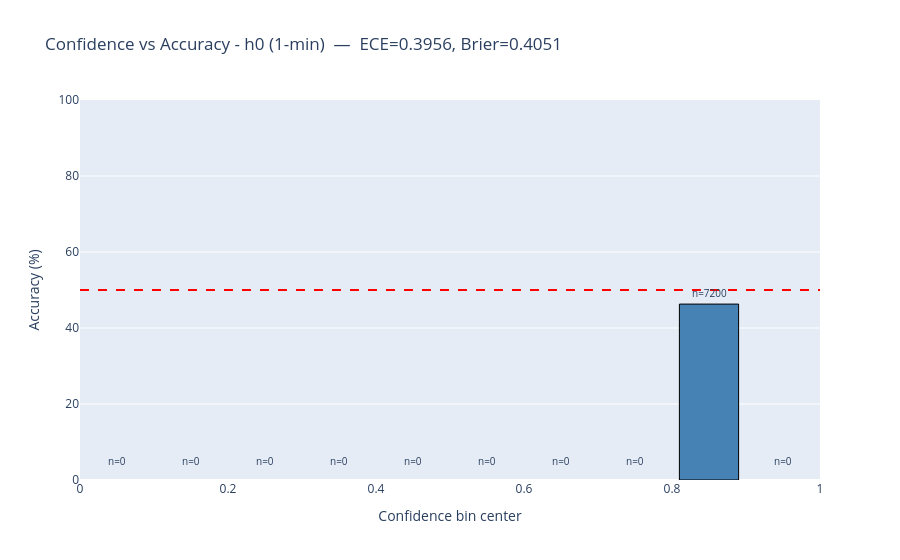
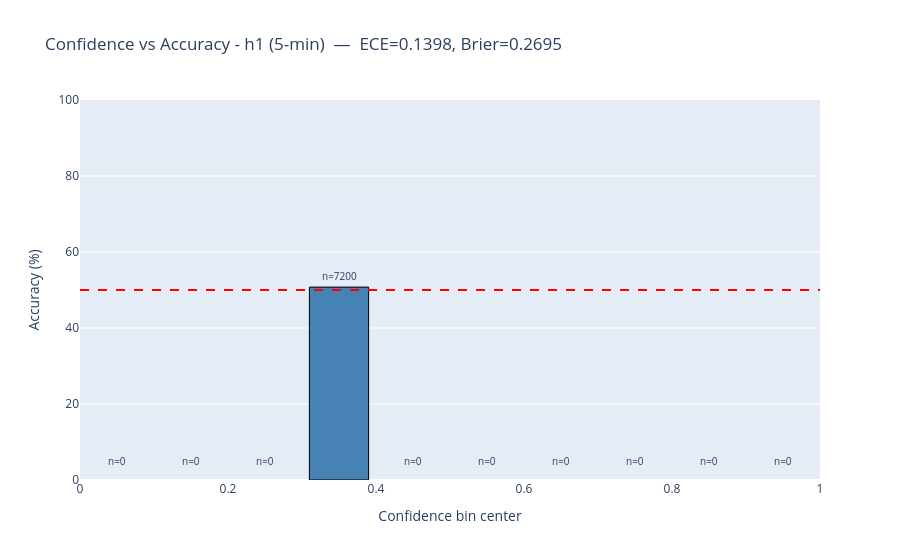
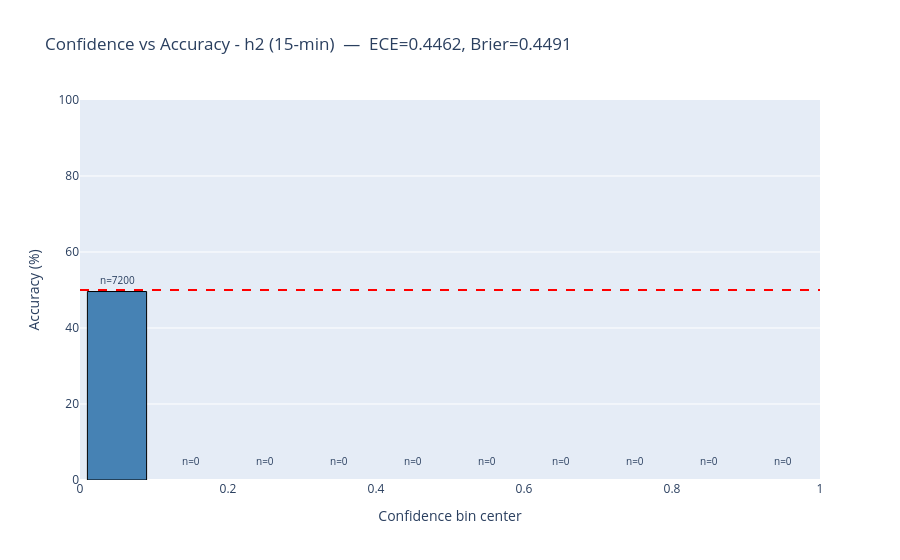

The code cell stored with these charts, in order, in its notebook:
### Code cell
# ========================================================================
# IMPROVED: Confidence-Accuracy (per-horizon) + ECE (inclusive last bin)
# - Shows sample counts per bin, flags low-count bins, computes numeric ECE
# - Uses Plotly for interactive visualization and annotations
# ========================================================================

import plotly.graph_objects as go


def compute_ece(conf_vals, correct, n_bins=10):
    conf_vals = np.clip(conf_vals, 0.0, 1.0)
    n = len(conf_vals)
    if n == 0:
        return np.nan
    ece_val = 0.0
    for i in range(n_bins):
        lb = i / n_bins
        ub = 1.0 if i == n_bins - 1 else (i + 1) / n_bins
        if i == n_bins - 1:
            mask = (conf_vals >= lb) & (conf_vals <= ub)
        else:
            mask = (conf_vals >= lb) & (conf_vals < ub)
        cnt = mask.sum()
        if cnt == 0:
            continue
        bin_acc = correct[mask].mean()
        bin_conf = conf_vals[mask].mean()
        ece_val += (cnt / n) * abs(bin_acc - bin_conf)
    return float(ece_val)

print('\n[ENHANCED] Confidence-Accuracy + ECE per horizon:')
for h_label, conf_vals, true_dir, pred_dir in [
    ("h0 (1-min)", conf_h0, true_dir_h0, pred_dir_h0),
    ("h1 (5-min)", conf_h1, true_dir_h1, pred_dir_h1),
    ("h2 (15-min)", conf_h2, true_dir_h2, pred_dir_h2),
]:
    conf_vals = np.clip(conf_vals, 0.0, 1.0)
    correct = (true_dir == pred_dir).astype(float)

    conf_bins = np.linspace(0, 1, 11)
    centers = (conf_bins[:-1] + conf_bins[1:]) / 2

    accs = []
    counts = []
    for i in range(len(conf_bins) - 1):
        if i == len(conf_bins) - 2:
            mask = (conf_vals >= conf_bins[i]) & (conf_vals <= conf_bins[i+1])
        else:
            mask = (conf_vals >= conf_bins[i]) & (conf_vals < conf_bins[i+1])
        cnt = int(mask.sum())
        counts.append(cnt)
        accs.append(correct[mask].mean() * 100 if cnt > 0 else np.nan)

    ece_val = compute_ece(conf_vals, correct, n_bins=10)
    brier = np.mean((conf_vals - correct) ** 2) if len(conf_vals) > 0 else np.nan

    # Build interactive bar chart with annotations
    colors = ['lightgray' if c > 0 and c < 10 else 'steelblue' if c > 0 else 'whitesmoke' for c in counts]
    fig = go.Figure()
    fig.add_trace(go.Bar(x=centers, y=accs, width=0.08, marker_color=colors, marker_line_color='black', marker_line_width=1))

    for x, y, c in zip(centers, accs, counts):
        label_y = 5 if np.isnan(y) else min(y + 3, 95)
        fig.add_annotation(x=x, y=label_y, text=f"n={c}", showarrow=False, font=dict(size=10))

    fig.add_hline(y=50, line_dash='dash', line_color='red')
    fig.update_layout(title=f"Confidence vs Accuracy - {h_label}  —  ECE={ece_val:.4f}, Brier={brier:.4f}",
                      xaxis=dict(title='Confidence bin center'),
                      yaxis=dict(title='Accuracy (%)', range=[0, 100]))
    fig.show()

print('\nDone: enhanced confidence-accuracy plots and ECE metrics (inclusive last bin).')

### Figure 1 — Plotly figure (JSON) as saved in the notebook; plotly's stock layout.template omitted (floating-point values rounded to 4 significant figures)
{"data": [{"marker": {"color": ["whitesmoke", "whitesmoke", "whitesmoke", "whitesmoke", "whitesmoke", "whitesmoke", "whitesmoke", "whitesmoke", "steelblue", "whitesmoke"], "line": {"color": "black", "width": 1}}, "type": "bar", "width": 0.08, "x": [0.05, 0.15, 0.25, 0.35, 0.45, 0.55, 0.65, 0.75, 0.85, 0.95], "y": [null, null, null, null, null, null, null, null, 46.29, null]}], "layout": {"annotations": [{"font": {"size": 10}, "showarrow": false, "text": "n=0", "x": 0.05, "y": 5}, {"font": {"size": 10}, "showarrow": false, "text": "n=0", "x": 0.15, "y": 5}, {"font": {"size": 10}, "showarrow": false, "text": "n=0", "x": 0.25, "y": 5}, {"font": {"size": 10}, "showarrow": false, "text": "n=0", "x": 0.35, "y": 5}, {"font": {"size": 10}, "showarrow": false, "text": "n=0", "x": 0.45, "y": 5}, {"font": {"size": 10}, "showarrow": false, "text": "n=0", "x": 0.55, "y": 5}, {"font": {"size": 10}, "showarrow": false, "text": "n=0", "x": 0.65, "y": 5}, {"font": {"size": 10}, "showarrow": false, "text": "n=0", "x": 0.75, "y": 5}, {"font": {"size": 10}, "showarrow": false, "text": "n=7200", "x": 0.85, "y": 49.29}, {"font": {"size": 10}, "showarrow": false, "text": "n=0", "x": 0.95, "y": 5}], "shapes": [{"line": {"color": "red", "dash": "dash"}, "type": "line", "x0": 0, "x1": 1, "xref": "x domain", "y0": 50, "y1": 50, "yref": "y"}], "title": {"text": "Confidence vs Accuracy - h0 (1-min)  —  ECE=0.3956, Brier=0.4051"}, "xaxis": {"title": {"text": "Confidence bin center"}}, "yaxis": {"range": [0, 100], "title": {"text": "Accuracy (%)"}}}}

### Figure 2 — Plotly figure (JSON) as saved in the notebook; plotly's stock layout.template omitted (floating-point values rounded to 4 significant figures)
{"data": [{"marker": {"color": ["whitesmoke", "whitesmoke", "whitesmoke", "steelblue", "whitesmoke", "whitesmoke", "whitesmoke", "whitesmoke", "whitesmoke", "whitesmoke"], "line": {"color": "black", "width": 1}}, "type": "bar", "width": 0.08, "x": [0.05, 0.15, 0.25, 0.35, 0.45, 0.55, 0.65, 0.75, 0.85, 0.95], "y": [null, null, null, 50.76, null, null, null, null, null, null]}], "layout": {"annotations": [{"font": {"size": 10}, "showarrow": false, "text": "n=0", "x": 0.05, "y": 5}, {"font": {"size": 10}, "showarrow": false, "text": "n=0", "x": 0.15, "y": 5}, {"font": {"size": 10}, "showarrow": false, "text": "n=0", "x": 0.25, "y": 5}, {"font": {"size": 10}, "showarrow": false, "text": "n=7200", "x": 0.35, "y": 53.76}, {"font": {"size": 10}, "showarrow": false, "text": "n=0", "x": 0.45, "y": 5}, {"font": {"size": 10}, "showarrow": false, "text": "n=0", "x": 0.55, "y": 5}, {"font": {"size": 10}, "showarrow": false, "text": "n=0", "x": 0.65, "y": 5}, {"font": {"size": 10}, "showarrow": false, "text": "n=0", "x": 0.75, "y": 5}, {"font": {"size": 10}, "showarrow": false, "text": "n=0", "x": 0.85, "y": 5}, {"font": {"size": 10}, "showarrow": false, "text": "n=0", "x": 0.95, "y": 5}], "shapes": [{"line": {"color": "red", "dash": "dash"}, "type": "line", "x0": 0, "x1": 1, "xref": "x domain", "y0": 50, "y1": 50, "yref": "y"}], "title": {"text": "Confidence vs Accuracy - h1 (5-min)  —  ECE=0.1398, Brier=0.2695"}, "xaxis": {"title": {"text": "Confidence bin center"}}, "yaxis": {"range": [0, 100], "title": {"text": "Accuracy (%)"}}}}

### Figure 3 — Plotly figure (JSON) as saved in the notebook; plotly's stock layout.template omitted (floating-point values rounded to 4 significant figures)
{"data": [{"marker": {"color": ["steelblue", "whitesmoke", "whitesmoke", "whitesmoke", "whitesmoke", "whitesmoke", "whitesmoke", "whitesmoke", "whitesmoke", "whitesmoke"], "line": {"color": "black", "width": 1}}, "type": "bar", "width": 0.08, "x": [0.05, 0.15, 0.25, 0.35, 0.45, 0.55, 0.65, 0.75, 0.85, 0.95], "y": [49.6, null, null, null, null, null, null, null, null, null]}], "layout": {"annotations": [{"font": {"size": 10}, "showarrow": false, "text": "n=7200", "x": 0.05, "y": 52.6}, {"font": {"size": 10}, "showarrow": false, "text": "n=0", "x": 0.15, "y": 5}, {"font": {"size": 10}, "showarrow": false, "text": "n=0", "x": 0.25, "y": 5}, {"font": {"size": 10}, "showarrow": false, "text": "n=0", "x": 0.35, "y": 5}, {"font": {"size": 10}, "showarrow": false, "text": "n=0", "x": 0.45, "y": 5}, {"font": {"size": 10}, "showarrow": false, "text": "n=0", "x": 0.55, "y": 5}, {"font": {"size": 10}, "showarrow": false, "text": "n=0", "x": 0.65, "y": 5}, {"font": {"size": 10}, "showarrow": false, "text": "n=0", "x": 0.75, "y": 5}, {"font": {"size": 10}, "showarrow": false, "text": "n=0", "x": 0.85, "y": 5}, {"font": {"size": 10}, "showarrow": false, "text": "n=0", "x": 0.95, "y": 5}], "shapes": [{"line": {"color": "red", "dash": "dash"}, "type": "line", "x0": 0, "x1": 1, "xref": "x domain", "y0": 50, "y1": 50, "yref": "y"}], "title": {"text": "Confidence vs Accuracy - h2 (15-min)  —  ECE=0.4462, Brier=0.4491"}, "xaxis": {"title": {"text": "Confidence bin center"}}, "yaxis": {"range": [0, 100], "title": {"text": "Accuracy (%)"}}}}
